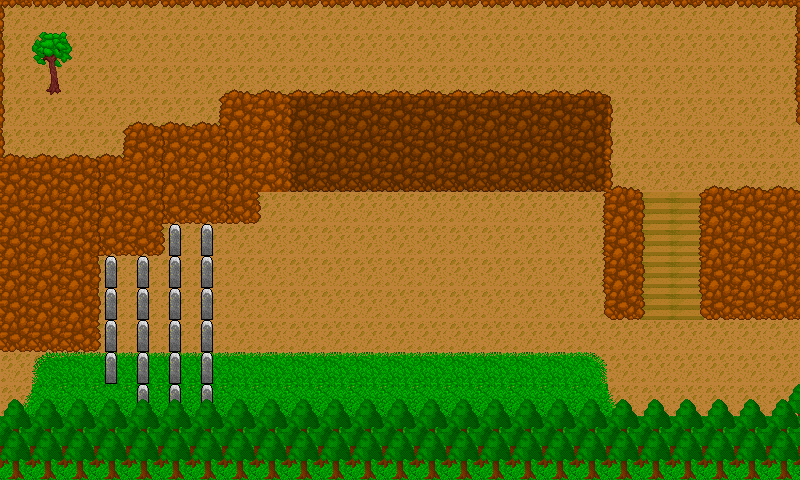

This is a level from a 2D game, rendered from its Tiled map with the project's own tilesets. A one-line summary and the map file follow, with tile-layer data summarised:
An orthogonal 25x15 tile map with 32x32 px tiles, 8 tile layers (Base, Grass, Tile Layer 8, LowerBorder, ...), 2 tilesets and 16 objects.

<map version="1.0" orientation="orthogonal" renderorder="right-down" width="25" height="15" tilewidth="32" tileheight="32">
 <tileset firstgid="1" name="OutsideTiles" tilewidth="32" tileheight="32">
  <image source="terrainTiles.png" trans="ff00ff" width="640" height="480" />
 </tileset>
 <tileset firstgid="301" name="AnimatedTiles" tilewidth="32" tileheight="32">
  <image source="AnimatedTiles.png" trans="ff00ff" width="160" height="640" />
  <tile id="5">
   <animation>
    <frame tileid="5" duration="500" />
    <frame tileid="6" duration="500" />
    <frame tileid="7" duration="500" />
    <frame tileid="8" duration="500" />
   </animation>
  </tile>
  <tile id="10">
   <animation>
    <frame tileid="10" duration="100" />
    <frame tileid="11" duration="100" />
    <frame tileid="12" duration="100" />
    <frame tileid="13" duration="100" />
   </animation>
  </tile>
  <tile id="25">
   <animation>
    <frame tileid="25" duration="100" />
    <frame tileid="26" duration="100" />
    <frame tileid="27" duration="100" />
    <frame tileid="28" duration="100" />
   </animation>
  </tile>
 </tileset>
 <layer name="Base" width="25" height="15">
  <data>[375 cells, 375 non-empty, 1 distinct tile ids]</data>
 </layer>
 <layer name="Grass" width="25" height="15">
  <data>[375 cells, 88 non-empty, 6 distinct tile ids]</data>
 </layer>
 <layer name="Tile Layer 8" width="25" height="15">
  <data>[375 cells, 13 non-empty, 1 distinct tile ids]</data>
 </layer>
 <layer name="LowerBorder" width="25" height="15">
  <data>[375 cells, 84 non-empty, 6 distinct tile ids]</data>
 </layer>
 <layer name="MIDDLE ROCKS" width="25" height="15">
  <data>[375 cells, 49 non-empty, 4 distinct tile ids]</data>
 </layer>
 <layer name="Shade" width="25" height="15" opacity="0.22">
  <data>[375 cells, 30 non-empty, 1 distinct tile ids]</data>
 </layer>
 <layer name="LOWERROCKs" width="25" height="15">
  <data>[375 cells, 81 non-empty, 9 distinct tile ids]</data>
 </layer>
 <layer name="Tile Layer 7" width="25" height="15">
  <data>[375 cells, 56 non-empty, 11 distinct tile ids]</data>
 </layer>
 <objectgroup name="Boxes">
  <object x="287" y="87" width="325" height="102" />
  <object x="227" y="93" width="68" height="92" />
  <object x="123" y="128" width="134" height="91" />
  <object x="1" y="154" width="159" height="96" />
  <object x="-3" y="-2" width="8" height="153" />
  <object x="1" y="-3" width="797" height="10" />
  <object x="796" y="8" width="6" height="113" />
  <object x="602" y="186" width="43" height="129" />
  <object x="702" y="187" width="96" height="132" />
  <object x="1" y="399" width="801" height="77" />
  <object x="161" y="216" width="56" height="191" />
  <object x="31" y="34" width="40" height="57" />
 </objectgroup>
 <objectgroup name="Strint">
  <object x="747" y="357">
   <properties>
    <property name="STR" value="1" />
   </properties>
  </object>
  <object x="748" y="157">
   <properties>
    <property name="STR" value="2" />
   </properties>
  </object>
 </objectgroup>
 <objectgroup name="TriggerLayer">
  <object x="783" y="122" width="18" height="64">
   <properties>
    <property name="Door" value="A5:A6" />
   </properties>
  </object>
  <object x="782" y="319" width="20" height="80">
   <properties>
    <property name="Door" value="A5:A2" />
   </properties>
  </object>
 </objectgroup>
</map>
